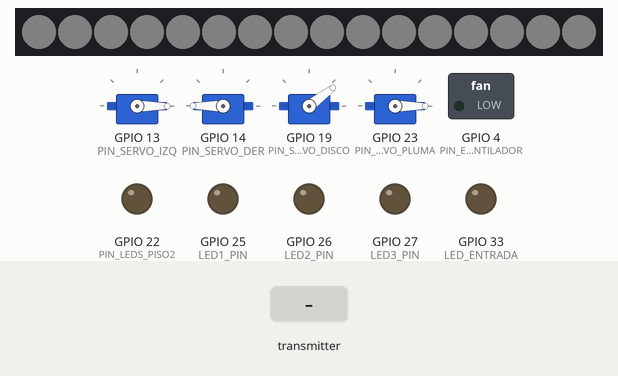
Simulated run of this program. Board: ESP32. Shown: 16 RGB LEDs in strip order, left to right, 4 × servo, switched loads named in the program (green lamp = pin HIGH), output pins drawn as LEDs (lit = HIGH). The inputs (shaded band) are chosen by the test bench. Dim RGB values are drawn brighter than linear; random numbers use the default seed unless the program sets one; what the program prints to the serial monitor is not drawn.

Above: at 1.2 s.
1.3 s: the transmitter starts sending fiestaActiva = 1
At 1.46 s:
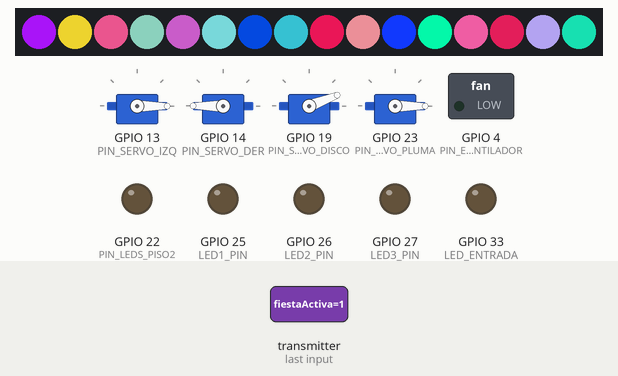
3.7 s: the transmitter starts sending presenciaPasillo = 1
At 4.01 s:
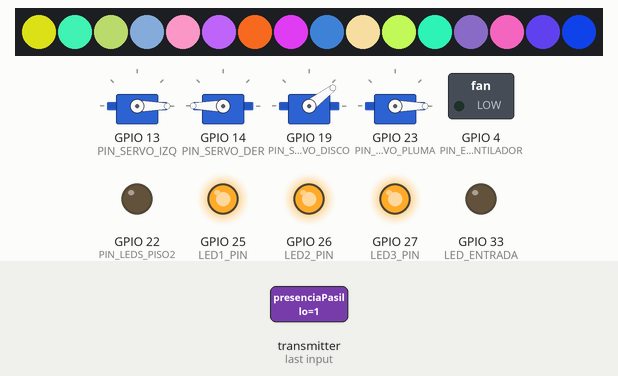
6.3 s: the transmitter starts sending presenciaEntrada = 1
At 6.7 s:
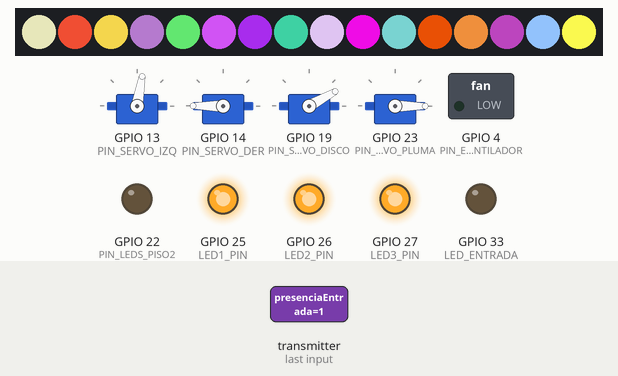
8.9 s: the transmitter starts sending ventiladorActivo = 1
At 9.48 s:
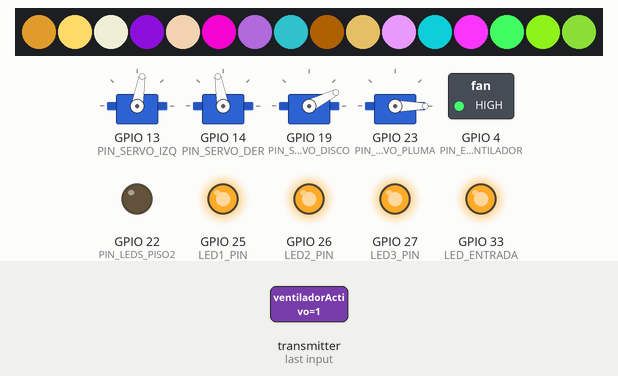
11.4 s: the transmitter starts sending abrirPluma = 1
At 11.76 s:
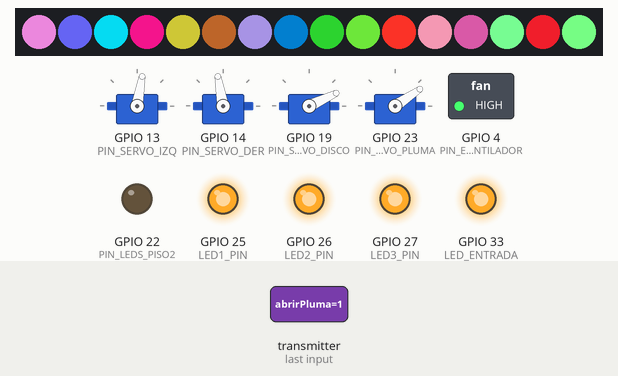
14.0 s: the transmitter starts sending presenciaPasillo = 0
At 14.61 s:
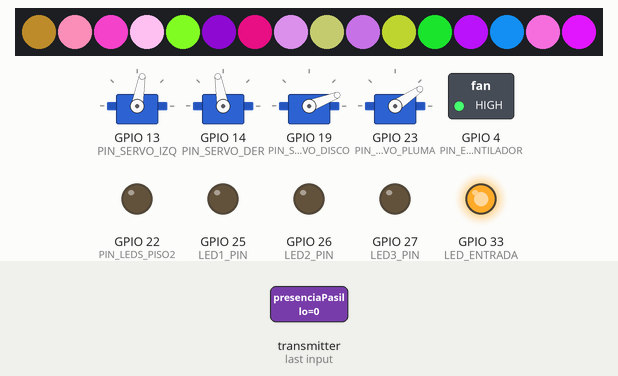
Timing chart, 0 to 20.1 s (numbered marks = the images above; inputs shaded):
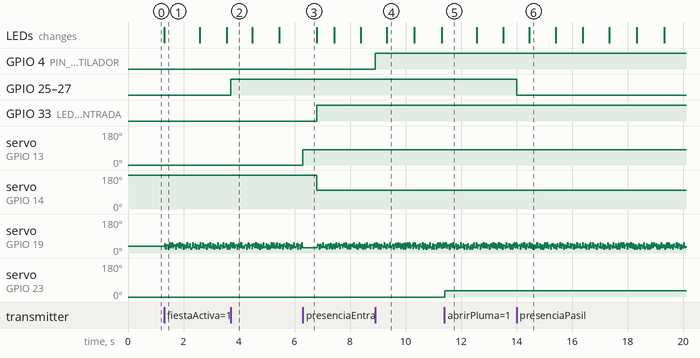

Measured:
- after the input at 1.3 s, the LEDs: change at once (image 1)
- after the input at 3.7 s, GPIO 25 (LED1_PIN), GPIO 26 (LED2_PIN), GPIO 27 (LED3_PIN): LOW → HIGH at once
- after the input at 6.3 s, GPIO 33 (LED_ENTRADA): LOW → HIGH after 0.50 s; servo on GPIO 13 (PIN_SERVO_IZQ): 0° → 80° at once; servo on GPIO 14 (PIN_SERVO_DER): 180° → 100° after 0.50 s
- after the input at 8.9 s, GPIO 4 (PIN_ENA_VENTILADOR): LOW → HIGH at once
- after the input at 11.4 s, servo on GPIO 23 (PIN_SERVO_PLUMA): 0° → 34° at once
- after the input at 14.0 s, GPIO 25 (LED1_PIN), GPIO 26 (LED2_PIN), GPIO 27 (LED3_PIN): HIGH → LOW at once

The program:

main.cpp
```cpp
/*#include <Arduino.h>
#include <esp_now.h>
#include <WiFi.h>
#include <ESP32Servo.h>
#include <Adafruit_NeoPixel.h>
#include <AccelStepper.h>

#define PIN_SERVO_DER 14
#define PIN_SERVO_IZQ 13
#define LED1_PIN 25
#define LED2_PIN 26
#define LED3_PIN 27
#define LED_ENTRADA 33
#define PIN_NEOPIXEL 18
#define PIN_SERVO_DISCO 19
#define PIN_SERVO_PLUMA 23 // <--- PIN DEL MOTOR DE LA PLUMA

// --- PINES ELEVADOR Y TRANSISTOR ---
#define PIN_STEP 32
#define PIN_DIR 21
#define PIN_LEDS_PISO2 22

// --- PIN DEL VENTILADOR (L298N) ---
#define PIN_ENA_VENTILADOR 4

// --- AJUSTES SERVOS ENTRADA ---
int cerradoIzq = 0, abiertoIzq = 80;
int cerradoDer = 180, abiertoDer = 100;
bool estadoPuertasActual = false;
Servo servoIzq, servoDer;

// --- AJUSTES SERVO ESTACIONAMIENTO ---
Servo servoPluma; // <--- VARIABLE PARA LA PLUMA

// --- AJUSTES MODO FIESTA ---
#define NUM_LEDS 16
Adafruit_NeoPixel tira = Adafruit_NeoPixel(NUM_LEDS, PIN_NEOPIXEL, NEO_GRB + NEO_KHZ800);
Servo servoDisco;
int minAnguloDisco = 20, maxAnguloDisco = 55, anguloDisco = 37;
bool subiendoDisco = true;
unsigned long tiempoUltimoColor = 0;
bool oficinaPintada = false;

// --- AJUSTES ELEVADOR ---
AccelStepper elevador(1, PIN_STEP, PIN_DIR);
int piso1 = 0;
int piso2 = -1050;

bool elevadorEnPiso1 = true;
bool elevadorEnViaje = false;
bool esperandoPasajeros = false;
unsigned long tiempoApertura = 0;

// --- AJUSTE VELOCIDAD VENTILADOR ---
int velocidadVentilador = 200;

// --- DICCIONARIO ACTUALIZADO ---
typedef struct struct_message
{
    bool presenciaPasillo;
    bool presenciaEntrada;
    bool fiestaActiva;
    bool touchPiso1;
    bool touchPiso2;
    bool ventiladorActivo;
    bool abrirPluma; // <--- LA ORDEN QUE LLEGA
} struct_message;

struct_message datosRecibidos;

void onDataRecv(const uint8_t *mac, const uint8_t *incomingData, int len)
{
    memcpy(&datosRecibidos, incomingData, sizeof(datosRecibidos));
}

void setup()
{
    Serial.begin(115200);
    tira.begin();
    tira.show();

    pinMode(LED1_PIN, OUTPUT);
    pinMode(LED2_PIN, OUTPUT);
    pinMode(LED3_PIN, OUTPUT);
    pinMode(LED_ENTRADA, OUTPUT);
    pinMode(PIN_LEDS_PISO2, OUTPUT);

    pinMode(PIN_ENA_VENTILADOR, OUTPUT);
    analogWrite(PIN_ENA_VENTILADOR, 0);

    digitalWrite(PIN_LEDS_PISO2, LOW);

    // Asignar timers para que los servos funcionen chido
    ESP32PWM::allocateTimer(0);
    ESP32PWM::allocateTimer(1);
    ESP32PWM::allocateTimer(2);
    ESP32PWM::allocateTimer(3); // <--- Uno extra para la pluma

    servoIzq.attach(PIN_SERVO_IZQ, 500, 2400);
    servoDer.attach(PIN_SERVO_DER, 500, 2400);
    servoDisco.attach(PIN_SERVO_DISCO, 500, 2400);

    // Inicializar el servo de la pluma
    servoPluma.attach(PIN_SERVO_PLUMA, 500, 2400);
    servoPluma.write(0); // Empezamos cerrados (0 grados)

    servoIzq.write(cerradoIzq);
    servoDer.write(cerradoDer);

    elevador.setMaxSpeed(150);
    elevador.setAcceleration(80);

    WiFi.mode(WIFI_STA);
    esp_now_init();
    esp_now_register_recv_cb(esp_now_recv_cb_t(onDataRecv));
}

void loop()
{
    unsigned long tiempoActual = millis();

    // 1. PASILLO
    digitalWrite(LED1_PIN, datosRecibidos.presenciaPasillo);
    digitalWrite(LED2_PIN, datosRecibidos.presenciaPasillo);
    digitalWrite(LED3_PIN, datosRecibidos.presenciaPasillo);

    // 2. ENTRADA
    if (datosRecibidos.presenciaEntrada != estadoPuertasActual)
    {
        estadoPuertasActual = datosRecibidos.presenciaEntrada;
        if (estadoPuertasActual)
        {
            servoIzq.write(abiertoIzq);
            servoDer.write(abiertoDer);
            digitalWrite(LED_ENTRADA, HIGH);
        }
        else
        {
            servoIzq.write(cerradoIzq);
            servoDer.write(cerradoDer);
            digitalWrite(LED_ENTRADA, LOW);
        }
    }

    // 3. FIESTA
    if (datosRecibidos.fiestaActiva)
    {
        oficinaPintada = false;
        if (tiempoActual - tiempoUltimoColor >= 1000)
        {
            for (int i = 0; i < NUM_LEDS; i++)
                tira.setPixelColor(i, tira.Color(random(255), random(255), random(255)));
            tira.show();
            tiempoUltimoColor = tiempoActual;
        }
        if (subiendoDisco)
            anguloDisco += 2;
        else
            anguloDisco -= 2;
        if (anguloDisco >= maxAnguloDisco)
            subiendoDisco = false;
        if (anguloDisco <= minAnguloDisco)
            subiendoDisco = true;
        servoDisco.write(anguloDisco);
    }
    else
    {
        if (!oficinaPintada)
        {
            for (int i = 0; i < NUM_LEDS; i++)
                tira.setPixelColor(i, tira.Color(5, 5, 5));
            tira.show();
            oficinaPintada = true;
        }
        servoDisco.write(37);
    }

    // 4. ELEVADOR
    if (!elevadorEnViaje && !esperandoPasajeros)
    {
        if (datosRecibidos.touchPiso1 || datosRecibidos.touchPiso2)
        {
            esperandoPasajeros = true;
            tiempoApertura = tiempoActual;
        }
    }
    if (esperandoPasajeros)
    {
        if (tiempoActual - tiempoApertura >= 3000)
        {
            esperandoPasajeros = false;
            elevadorEnViaje = true;
            if (elevadorEnPiso1)
                elevador.moveTo(piso2);
            else
                elevador.moveTo(piso1);
        }
    }
    if (elevadorEnViaje)
    {
        elevador.run();
        if (elevador.distanceToGo() == 0)
        {
            elevadorEnViaje = false;
            elevadorEnPiso1 = !elevadorEnPiso1;
            if (elevadorEnPiso1)
                digitalWrite(PIN_LEDS_PISO2, LOW);
            else
                digitalWrite(PIN_LEDS_PISO2, HIGH);
        }
    }

    // 5. VENTILADOR (CLIMA)
    if (datosRecibidos.ventiladorActivo)
        analogWrite(PIN_ENA_VENTILADOR, velocidadVentilador);
    else
        analogWrite(PIN_ENA_VENTILADOR, 0);

    // ==========================================
    // 6. LÓGICA DEL MOTOR DE LA PLUMA
    // ==========================================
    if (datosRecibidos.abrirPluma)
    {
        servoPluma.write(34); // Sube a 34 grados
    }
    else
    {
        servoPluma.write(0); // Baja a 0 grados
    }
}
    */

#include <Arduino.h>
#include <esp_now.h>
#include <WiFi.h>
#include <ESP32Servo.h>
#include <Adafruit_NeoPixel.h>
#include <AccelStepper.h>

// ====================================================================
// 1. PINES DE CONEXIÓN DEL HARDWARE
// ====================================================================
// --- Servomotores ---
#define PIN_SERVO_IZQ 13
#define PIN_SERVO_DER 14
#define PIN_SERVO_DISCO 19
#define PIN_SERVO_PLUMA 23

// --- Iluminación (LEDs y NeoPixel) ---
#define LED1_PIN 25
#define LED2_PIN 26
#define LED3_PIN 27
#define LED_ENTRADA 33
#define PIN_LEDS_PISO2 22
#define PIN_NEOPIXEL 18

// --- Elevador (Motor a Pasos) ---
#define PIN_STEP 32
#define PIN_DIR 21

// --- Ventilador (Módulo L298N) ---
#define PIN_ENA_VENTILADOR 4

// ====================================================================
// 2. AJUSTES MODIFICABLES (Calibración mecánica)
// ====================================================================
// --- Puertas de Entrada ---
const int cerradoIzq = 0;
const int abiertoIzq = 80;
const int cerradoDer = 180;
const int abiertoDer = 100;

// --- Pluma del Estacionamiento ---
const int plumaCerrada = 0;
const int plumaAbierta = 34;

// --- Modo Fiesta (Bola Disco y NeoPixels) ---
#define NUM_LEDS 16
const int minAnguloDisco = 20;
const int maxAnguloDisco = 55;
const int velocidadGiroDisco = 2; // Cuántos grados se mueve por ciclo

// --- Elevador ---
const int piso1 = 0;
const int piso2 = -1005; // Pasos necesarios para subir al piso 2
const float velocidadElevador = 150.0;
const float aceleracionElevador = 80.0;
const unsigned long tiempoEsperaElevador = 3000; // Milisegundos con las puertas abiertas

// --- Clima ---
const int velocidadVentilador = 255; // 0 (apagado) a 255 (máximo)

// ====================================================================
// 3. VARIABLES INTERNAS DE ESTADO Y OBJETOS
// ====================================================================
Servo servoIzq, servoDer, servoDisco, servoPluma;
Adafruit_NeoPixel tira = Adafruit_NeoPixel(NUM_LEDS, PIN_NEOPIXEL, NEO_GRB + NEO_KHZ800);
AccelStepper elevador(1, PIN_STEP, PIN_DIR);

bool estadoPuertasActual = false;
int anguloDisco = 37;
bool subiendoDisco = true;
unsigned long tiempoUltimoColor = 0;
bool oficinaPintada = false;

bool elevadorEnPiso1 = true;
bool elevadorEnViaje = false;
bool esperandoPasajeros = false;
unsigned long tiempoApertura = 0;

// ====================================================================
// 4. ESTRUCTURA ESP-NOW (Recepción de Datos)
// ====================================================================
typedef struct struct_message
{
    bool presenciaPasillo;
    bool presenciaEntrada;
    bool fiestaActiva;
    bool touchPiso1;
    bool touchPiso2;
    bool ventiladorActivo;
    bool abrirPluma;
} struct_message;

struct_message datosRecibidos;

// Función que se ejecuta cada vez que el Maestro envía un dato
void onDataRecv(const uint8_t *mac, const uint8_t *incomingData, int len)
{
    memcpy(&datosRecibidos, incomingData, sizeof(datosRecibidos));
}

// ====================================================================
// INICIALIZACIÓN DEL SISTEMA
// ====================================================================
void setup()
{
    Serial.begin(115200);

    // Inicializar NeoPixels
    tira.begin();
    tira.show();

    // Configurar pines de salida (LEDs y Ventilador)
    pinMode(LED1_PIN, OUTPUT);
    pinMode(LED2_PIN, OUTPUT);
    pinMode(LED3_PIN, OUTPUT);
    pinMode(LED_ENTRADA, OUTPUT);
    pinMode(PIN_LEDS_PISO2, OUTPUT);
    pinMode(PIN_ENA_VENTILADOR, OUTPUT);

    // Apagar todo por seguridad al iniciar
    digitalWrite(PIN_ENA_VENTILADOR, LOW);
    digitalWrite(PIN_LEDS_PISO2, LOW);

    // Asignar Timers de hardware para los Servos (Vital en ESP32)
    ESP32PWM::allocateTimer(0);
    ESP32PWM::allocateTimer(1);
    ESP32PWM::allocateTimer(2);
    ESP32PWM::allocateTimer(3);

    // Anclar Servos a sus pines
    servoIzq.attach(PIN_SERVO_IZQ, 500, 2400);
    servoDer.attach(PIN_SERVO_DER, 500, 2400);
    servoDisco.attach(PIN_SERVO_DISCO, 500, 2400);
    servoPluma.attach(PIN_SERVO_PLUMA, 500, 2400);

    // Posiciones Iniciales Mecánicas
    servoIzq.write(cerradoIzq);
    servoDer.write(cerradoDer);
    servoPluma.write(plumaCerrada);

    // Configuración del Motor a Pasos (Elevador)
    elevador.setMaxSpeed(velocidadElevador);
    elevador.setAcceleration(aceleracionElevador);

    // Inicializar ESP-NOW
    WiFi.mode(WIFI_STA);
    if (esp_now_init() == ESP_OK)
    {
        esp_now_register_recv_cb(esp_now_recv_cb_t(onDataRecv));
        Serial.println("Esclavo listo y escuchando...");
    }
    else
    {
        Serial.println("Error fatal iniciando ESP-NOW");
    }
}

// ====================================================================
// CICLO PRINCIPAL (LOOP)
// ====================================================================
void loop()
{
    unsigned long tiempoActual = millis();

    // ==========================================
    // MODULO 1: ILUMINACIÓN DEL PASILLO
    // ==========================================
    digitalWrite(LED1_PIN, datosRecibidos.presenciaPasillo);
    digitalWrite(LED2_PIN, datosRecibidos.presenciaPasillo);
    digitalWrite(LED3_PIN, datosRecibidos.presenciaPasillo);

    // ==========================================
    // MODULO 2: PUERTAS PRINCIPALES
    // ==========================================
    if (datosRecibidos.presenciaEntrada != estadoPuertasActual)
    {
        estadoPuertasActual = datosRecibidos.presenciaEntrada;
        if (estadoPuertasActual)
        {
            servoIzq.write(abiertoIzq);
            delay(500);
            servoDer.write(abiertoDer);
            digitalWrite(LED_ENTRADA, HIGH);
        }
        else
        {
            servoIzq.write(cerradoIzq);
            delay(500);
            servoDer.write(cerradoDer);
            digitalWrite(LED_ENTRADA, LOW);
        }
    }

    // ==========================================
    // MODULO 3: MODO FIESTA (NEOPIXELS Y BOLA DISCO)
    // ==========================================
    if (datosRecibidos.fiestaActiva)
    {
        oficinaPintada = false; // Reseteamos bandera de apagado

        // Efecto de luces aleatorias cada segundo
        if (tiempoActual - tiempoUltimoColor >= 1000)
        {
            for (int i = 0; i < NUM_LEDS; i++)
            {
                tira.setPixelColor(i, tira.Color(random(255), random(255), random(255)));
            }
            tira.show();
            tiempoUltimoColor = tiempoActual;
        }

        // Movimiento de la bola disco (barrido)
        if (subiendoDisco)
            anguloDisco += velocidadGiroDisco;
        else
            anguloDisco -= velocidadGiroDisco;

        if (anguloDisco >= maxAnguloDisco)
            subiendoDisco = false;
        if (anguloDisco <= minAnguloDisco)
            subiendoDisco = true;

        servoDisco.write(anguloDisco);
    }
    else
    {
        // Apagar fiesta de forma limpia
        if (!oficinaPintada)
        {
            for (int i = 0; i < NUM_LEDS; i++)
            {
                tira.setPixelColor(i, tira.Color(5, 5, 5)); // Luz blanca muy tenue (oficina normal)
            }
            tira.show();
            oficinaPintada = true;
        }
        servoDisco.write(37); // Bola disco centrada y quieta
    }

    // ==========================================
    // MODULO 4: ELEVADOR MECÁNICO
    // ==========================================
    if (!elevadorEnViaje && !esperandoPasajeros)
    {
        if (datosRecibidos.touchPiso1 || datosRecibidos.touchPiso2)
        {
            esperandoPasajeros = true;
            tiempoApertura = tiempoActual;
        }
    }

    if (esperandoPasajeros)
    {
        if (tiempoActual - tiempoApertura >= tiempoEsperaElevador)
        {
            esperandoPasajeros = false;
            elevadorEnViaje = true;
            if (elevadorEnPiso1)
                elevador.moveTo(piso2);
            else
                elevador.moveTo(piso1);
        }
    }

    if (elevadorEnViaje)
    {
        elevador.run(); // ¡Esta línea debe ejecutarse lo más rápido posible!
        if (elevador.distanceToGo() == 0)
        {
            elevadorEnViaje = false;
            elevadorEnPiso1 = !elevadorEnPiso1;
            // Prender o apagar las luces del piso 2 según dónde esté
            if (elevadorEnPiso1)
                digitalWrite(PIN_LEDS_PISO2, LOW);
            else
                digitalWrite(PIN_LEDS_PISO2, HIGH);
        }
    }

    // ==========================================
    // MODULO 5: CONTROL DE CLIMA (VENTILADOR)
    // ==========================================
    if (datosRecibidos.ventiladorActivo)
    {
        digitalWrite(PIN_ENA_VENTILADOR, HIGH);
    }
    else
    {
        digitalWrite(PIN_ENA_VENTILADOR, LOW);
    }

    // ==========================================
    // MODULO 6: PLUMA DE ESTACIONAMIENTO VIP
    // ==========================================
    if (datosRecibidos.abrirPluma)
    {
        servoPluma.write(plumaAbierta);
    }
    else
    {
        servoPluma.write(plumaCerrada);
    }
}
```
